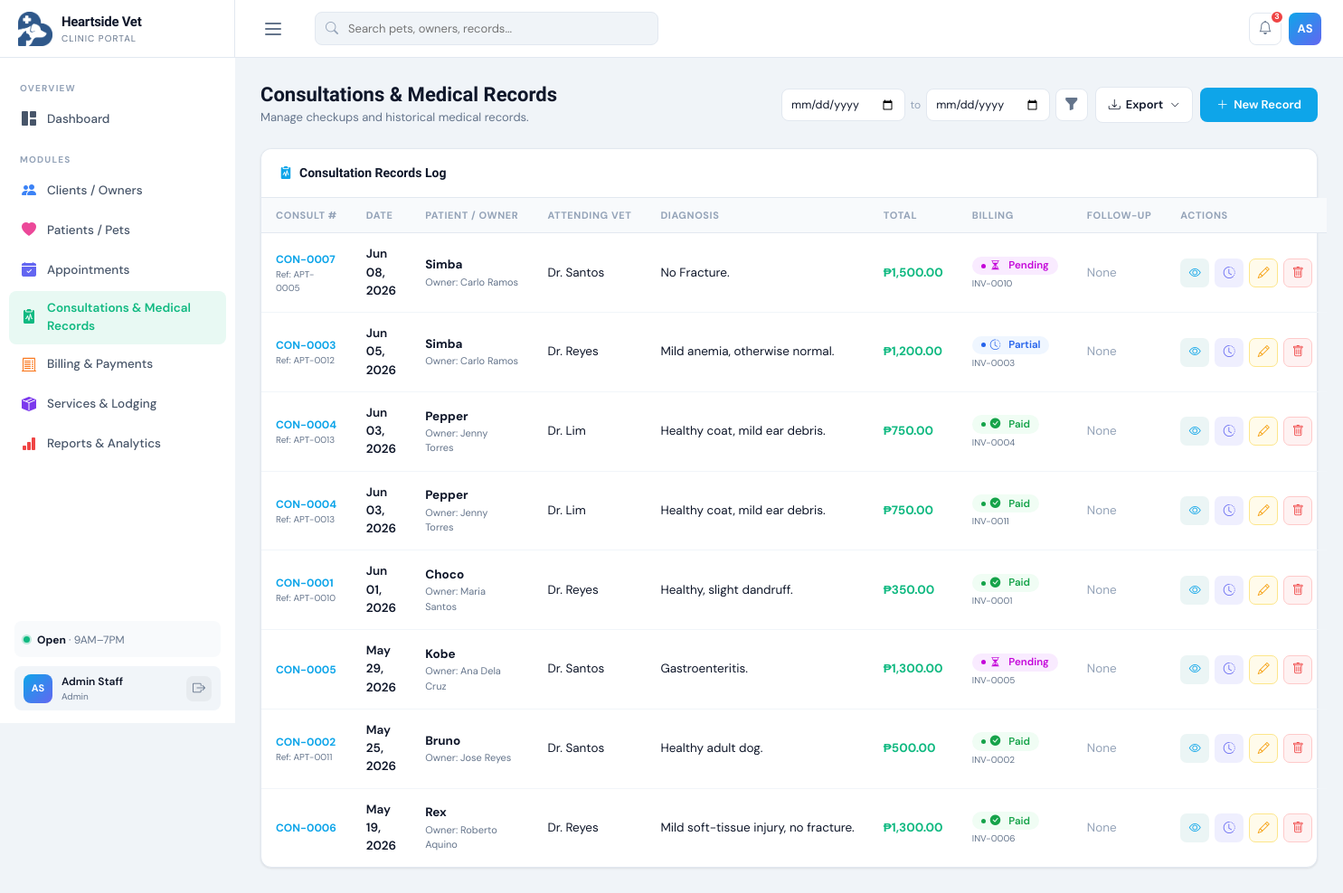
Before: /consultations.php (signed in) with the older database file.
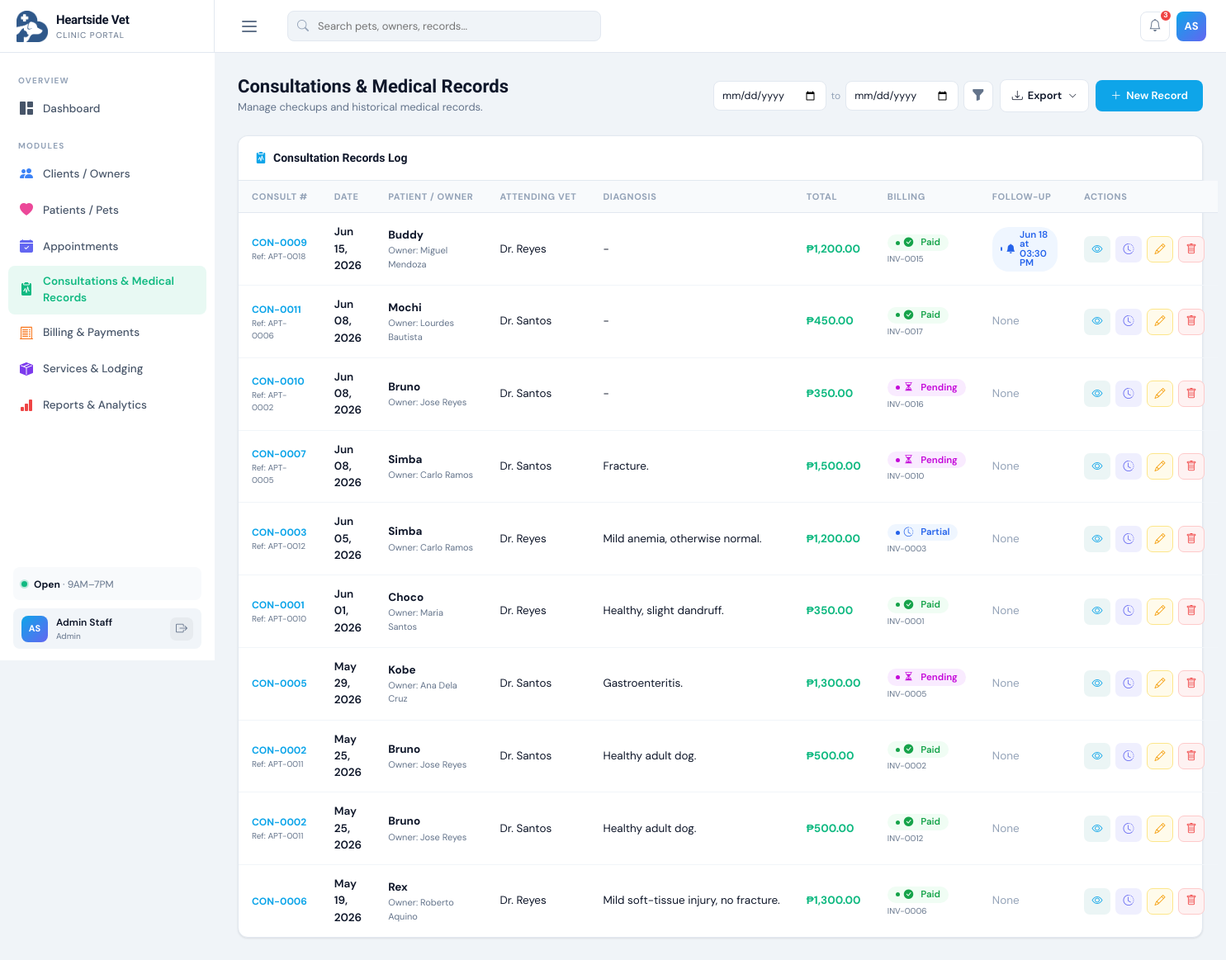
After: the same page with the newer database file.
### tables this page shows
CREATE TABLE `billing` (
  `BillingID` int(11) NOT NULL,
  `ClientID` int(11) NOT NULL,
  `PetID` int(11) DEFAULT NULL,
  `ConsultationID` int(11) DEFAULT NULL,
  `BillingDate` date NOT NULL,
  `TotalAmount` decimal(10,2) NOT NULL DEFAULT 0.00,
  `Discount` decimal(10,2) NOT NULL DEFAULT 0.00,
  `AmountPaid` decimal(10,2) NOT NULL DEFAULT 0.00,
  `PaymentMethod` varchar(60) NOT NULL DEFAULT 'Cash',
  `PaymentStatus` enum('Pending','Partial','Paid') NOT NULL DEFAULT 'Pending',
  `Notes` text DEFAULT NULL,
  `IsDeleted` tinyint(1) NOT NULL DEFAULT 0,
  `CreatedAt` datetime NOT NULL DEFAULT current_timestamp(),
  `UpdatedAt` datetime NOT NULL DEFAULT current_timestamp() ON UPDATE current_timestamp(),
  `UpdateReason` varchar(255) DEFAULT NULL
);

CREATE TABLE `consultations` (
  `ConsultationID` int(11) NOT NULL,
  `PetID` int(11) NOT NULL,
  `ClientID` int(11) NOT NULL,
  `AppointmentID` int(11) DEFAULT NULL COMMENT 'Linked appointment (optional)',
  `ConsultationDate` date NOT NULL,
  `VetName` varchar(150) NOT NULL,
  `ChiefComplaint` text DEFAULT NULL,
  `Diagnosis` text DEFAULT NULL,
  `Treatment` text DEFAULT NULL,
  `Prescription` text DEFAULT NULL,
  `Notes` text DEFAULT NULL,
  `UpdateReason` varchar(255) DEFAULT NULL,
  `UpdatedAt` datetime NOT NULL DEFAULT current_timestamp() ON UPDATE current_timestamp(),
  `FollowUpDate` date DEFAULT NULL,
  `FollowUpTime` time DEFAULT NULL,
  `FollowUpServiceID` int(11) DEFAULT NULL,
  `IsDeleted` tinyint(1) NOT NULL DEFAULT 0,
  `CreatedAt` datetime NOT NULL DEFAULT current_timestamp()
);

CREATE TABLE `pets` (
  `PetID` int(11) NOT NULL,
  `ClientID` int(11) NOT NULL,
  `PetName` varchar(100) NOT NULL,
  `Species` varchar(50) NOT NULL,
  `Breed` varchar(100) DEFAULT NULL,
  `Gender` enum('Male','Female','Unknown') NOT NULL DEFAULT 'Unknown',
  `DateOfBirth` date DEFAULT NULL,
  `Color` varchar(80) DEFAULT NULL,
  `Weight` decimal(6,2) DEFAULT NULL COMMENT 'Weight in kg',
  `IsActive` tinyint(1) NOT NULL DEFAULT 1,
  `IsDeleted` tinyint(1) NOT NULL DEFAULT 0,
  `CreatedAt` datetime NOT NULL DEFAULT current_timestamp(),
  `UpdatedAt` datetime NOT NULL DEFAULT current_timestamp() ON UPDATE current_timestamp()
);

CREATE TABLE `appointments` (
  `AppointmentID` int(11) NOT NULL,
  `PetID` int(11) NOT NULL,
  `ClientID` int(11) NOT NULL,
  `ServiceID` int(11) DEFAULT NULL,
  `AppointmentDate` date NOT NULL,
  `AppointmentTime` time NOT NULL,
  `Reason` varchar(255) DEFAULT NULL COMMENT 'Service name snapshot at booking time',
  `Notes` text DEFAULT NULL,
  `Status` enum('Scheduled','Completed','Cancelled','No-Show') NOT NULL DEFAULT 'Scheduled',
  `IsDeleted` tinyint(1) NOT NULL DEFAULT 0,
  `CreatedAt` datetime NOT NULL DEFAULT current_timestamp(),
  `UpdatedAt` datetime NOT NULL DEFAULT current_timestamp() ON UPDATE current_timestamp(),
  `UpdateReason` varchar(100) DEFAULT NULL
);

### consultations.php (the view, shortened to what the rows shown need)
<?php
include('dbconnect.php');
include('header.php');
$clientsList = array_column($conn->query("SELECT ClientID,CONCAT(FirstName,' ',LastName) AS Name FROM clients WHERE IsActive=1")->fetch_all(MYSQLI_ASSOC), 'Name', 'ClientID');
$dateSql  = '';
?>
<div class="page-header">
    <div class="page-header-left">
        <h1>Consultations & Medical Records</h1>
    </div>
</div>
<div class="card">
    <div class="card-body p-0">
        <table class="modern-table">
            <thead>
                <tr>
                    <th>Consult #</th>
                    <th>Date</th>
                    <th>Patient / Owner</th>
                    <th>Attending Vet</th>
                    <th>Diagnosis</th>
                    <th>Total</th>
                    <th>Billing</th>
                    <th>Follow-Up</th>
                    <th>Actions</th>
                </tr>
            </thead>
            <tbody>
                <?php
                $highlightID = isset($_GET['highlight']) ? intval($_GET['highlight']) : 0;
                $res = $conn->query("SELECT con.*, p.PetName,
                                            b.BillingID, b.PaymentStatus AS BillingPaymentStatus,
                                            CONCAT('INV-',LPAD(b.BillingID,4,'0')) AS InvoiceNo
                                     FROM consultations con
                                     JOIN pets p ON con.PetID=p.PetID
                                     LEFT JOIN billing b ON b.ConsultationID=con.ConsultationID AND b.IsDeleted=0
                                     WHERE con.IsDeleted=0 $dateSql
                                     ORDER BY con.ConsultationDate DESC, con.ConsultationID DESC");
                while ($row = $res->fetch_assoc()):
                    $ownerName = $clientsList[$row['ClientID']] ?? '—';
                    $apptTime  = '—';
                    $tRes      = null;
                    if ($row['FollowUpDate']) {
                        $tRes = $conn->query("SELECT AppointmentID,AppointmentTime,ServiceID,Status FROM appointments WHERE PetID={$row['PetID']} AND AppointmentDate='{$row['FollowUpDate']}' AND IsDeleted=0 LIMIT 1")->fetch_assoc();
                        if ($tRes) $apptTime = date('h:i A', strtotime($tRes['AppointmentTime']));
                    }
                    $fuStatus = $tRes['Status'] ?? null;
                    $row['OwnerName']         = $ownerName;
                    $row['FollowUpTime']      = $tRes ? date('H:i', strtotime($tRes['AppointmentTime'])) : '';
                    $row['FollowUpServiceID'] = $tRes['ServiceID'] ?? '';
                    $row['FollowUpApptID']    = $tRes['AppointmentID'] ?? 0;
                    $row['FollowUpStatus']    = $fuStatus ?? '';
                    $row['UpdateReason']      = $row['UpdateReason'] ?? '';
                    $row['UpdatedAt']         = $row['UpdatedAt'] ?? '';
                    $totalRes = $conn->query("SELECT COALESCE(SUM(Subtotal),0) FROM consultation_services WHERE ConsultationID={$row['ConsultationID']}")->fetch_row();
                    $conTotal = floatval($totalRes[0]);
                ?>
                    <tr id="row-con-<?= $row['ConsultationID'] ?>" class="<?= ($highlightID && $highlightID == $row['ConsultationID']) ? 'search-highlight-row' : '' ?>">
                        <td>
                            <div style="font-weight:700;font-size:12px;color:var(--teal);">CON-<?= str_pad($row['ConsultationID'],4,'0',STR_PAD_LEFT) ?></div>
                            <?php if ($row['AppointmentID']): ?><div style="font-size:10px;color:var(--muted);">Ref: <?= 'APT-' . str_pad($row['AppointmentID'], 4, '0', STR_PAD_LEFT) ?></div><?php endif; ?>
                        </td>
                        <td style="font-weight:600;"><?= date('M d, Y', strtotime($row['ConsultationDate'])) ?></td>
                        <td>
                            <div style="font-weight:700;color:var(--dark);"><?= htmlspecialchars($row['PetName']) ?></div>
                            <div style="font-size:11px;color:var(--muted);">Owner: <?= htmlspecialchars($ownerName) ?></div>
                        </td>
                        <td><?= htmlspecialchars($row['VetName']) ?></td>
                        <td><div style="max-width:240px;overflow:hidden;text-overflow:ellipsis;white-space:nowrap;"><?= htmlspecialchars($row['Diagnosis'] ?: '—') ?></div></td>
                        <td style="font-weight:700;color:var(--green);"><?= $conTotal > 0 ? '₱' . number_format($conTotal, 2) : '—' ?></td>
                        <td><?php
                            $bStatus = $row['BillingPaymentStatus'] ?? null;
                            $invNo   = $row['InvoiceNo'] ?? null;
                            if ($bStatus === 'Paid') {
                                echo '<span class="badge-modern badge-paid"><i class="bi bi-check-circle-fill me-1"></i>Paid</span>';
                                if ($invNo) echo '<div style="font-size:10px;color:var(--muted);margin-top:2px;">' . htmlspecialchars($invNo) . '</div>';
                            } elseif ($bStatus === 'Partial') {
                                echo '<span class="badge-modern badge-partial"><i class="bi bi-clock-history me-1"></i>Partial</span>';
                                if ($invNo) echo '<div style="font-size:10px;color:var(--muted);margin-top:2px;">' . htmlspecialchars($invNo) . '</div>';
                            } elseif ($bStatus === 'Pending') {
                                echo '<span class="badge-modern badge-pending"><i class="bi bi-hourglass-split me-1"></i>Pending</span>';
                                if ($invNo) echo '<div style="font-size:10px;color:var(--muted);margin-top:2px;">' . htmlspecialchars($invNo) . '</div>';
                            } else {
                                echo '<span style="font-size:11px;color:var(--muted);">No invoice</span>';
                            }
                        ?></td>
                        <td><?php
                            if ($row['FollowUpDate']) {
                                $fuMap = ['Scheduled'=>['badge-scheduled','bi-bell-fill'],'Completed'=>['badge-completed','bi-check-circle-fill'],'Cancelled'=>['badge-cancelled','bi-x-circle-fill'],'No-Show'=>['badge-noshow','bi-dash-circle-fill'],'Pending'=>['badge-pending','bi-clock-fill']];
                                [$fuClass, $fuIcon] = $fuMap[$fuStatus] ?? ['badge-pending', 'bi-clock-fill'];
                                echo '<span class="badge-modern ' . $fuClass . '"><i class="bi ' . $fuIcon . '"></i> ' . date('M d', strtotime($row['FollowUpDate'])) . ' at ' . $apptTime . '</span>';
                            } else echo '<span style="color:var(--light-muted);">None</span>';
                        ?></td>
                        <td>
                            <div style="display:flex;gap:6px;">
                                <button class="btn-icon" style="background:rgba(0,128,128,.08);color:var(--teal);" data-row="<?= htmlspecialchars(json_encode($row), ENT_QUOTES) ?>" onclick="viewRecord(JSON.parse(this.dataset.row))" title="View Record"><i class="bi bi-eye"></i></button>
                                <button class="btn-icon" style="background:rgba(99,102,241,.1);color:#6366f1;" data-pet-id="<?= $row['PetID'] ?>" data-pet-name="<?= htmlspecialchars($row['PetName'], ENT_QUOTES) ?>" onclick="viewPetHistory(this.dataset.petId, this.dataset.petName)" title="Pet Consultation History"><i class="bi bi-clock-history"></i></button>
                                <button class="btn-icon btn-icon-edit" data-row="<?= htmlspecialchars(json_encode($row), ENT_QUOTES) ?>" onclick="openEdit(JSON.parse(this.dataset.row))"><i class="bi bi-pencil"></i></button>
                                <a href="consultations.php?delete=<?= $row['ConsultationID'] ?>" class="btn-icon btn-icon-delete" onclick="return confirm('Remove record?')"><i class="bi bi-trash"></i></a>
                            </div>
                        </td>
                    </tr>
                <?php endwhile; ?>
            </tbody>
        </table>
    </div>
</div>
<?php include('footer.php'); ?>

Changed rows visible on the page:
no longer on this page (row unchanged): billing: ConsultationID.ConsultationID "0004", ConsultationID.AppointmentID "0013", ConsultationID.ConsultationDate "Jun 03, 2026", PetID.PetName "Pepper", ConsultationID.ClientID "Jenny Torres", ConsultationID.VetName "Dr. Lim", ConsultationID.Diagnosis "Healthy coat, mild ear debris.", conTotal "750.00", invNo "INV-0004", shows "None"
no longer on this page (row unchanged): billing: ConsultationID.ConsultationID "0004", ConsultationID.AppointmentID "0013", ConsultationID.ConsultationDate "Jun 03, 2026", PetID.PetName "Pepper", ConsultationID.ClientID "Jenny Torres", ConsultationID.VetName "Dr. Lim", ConsultationID.Diagnosis "Healthy coat, mild ear debris.", conTotal "750.00", invNo "INV-0011", shows "None"
added billing: ConsultationID.ConsultationID "0009", ConsultationID.AppointmentID "0018", ConsultationID.ConsultationDate "Jun 15, 2026", PetID.PetName "Buddy", ConsultationID.ClientID "Miguel Mendoza", ConsultationID.VetName "Dr. Reyes", ConsultationID.Diagnosis "-", conTotal "1,200.00", invNo "INV-0015", ConsultationID.FollowUpDate "Jun 18", appointments.AppointmentTime "03:30 PM"
added billing: ConsultationID.ConsultationID "0011", ConsultationID.AppointmentID "0006", ConsultationID.ConsultationDate "Jun 08, 2026", PetID.PetName "Mochi", ConsultationID.ClientID "Lourdes Bautista", ConsultationID.VetName "Dr. Santos", ConsultationID.Diagnosis "-", conTotal "450.00", invNo "INV-0017", shows "None"
added billing: ConsultationID.ConsultationID "0010", ConsultationID.AppointmentID "0002", ConsultationID.ConsultationDate "Jun 08, 2026", PetID.PetName "Bruno", ConsultationID.ClientID "Jose Reyes", ConsultationID.VetName "Dr. Santos", ConsultationID.Diagnosis "-", conTotal "350.00", invNo "INV-0016", shows "None"
changed through a linked row, billing: ConsultationID.Diagnosis "No Fracture." → "Fracture."
added billing: ConsultationID.ConsultationID "0002", ConsultationID.AppointmentID "0011", ConsultationID.ConsultationDate "May 25, 2026", PetID.PetName "Bruno", ConsultationID.ClientID "Jose Reyes", ConsultationID.VetName "Dr. Santos", ConsultationID.Diagnosis "Healthy adult dog.", conTotal "500.00", invNo "INV-0012", shows "None"
